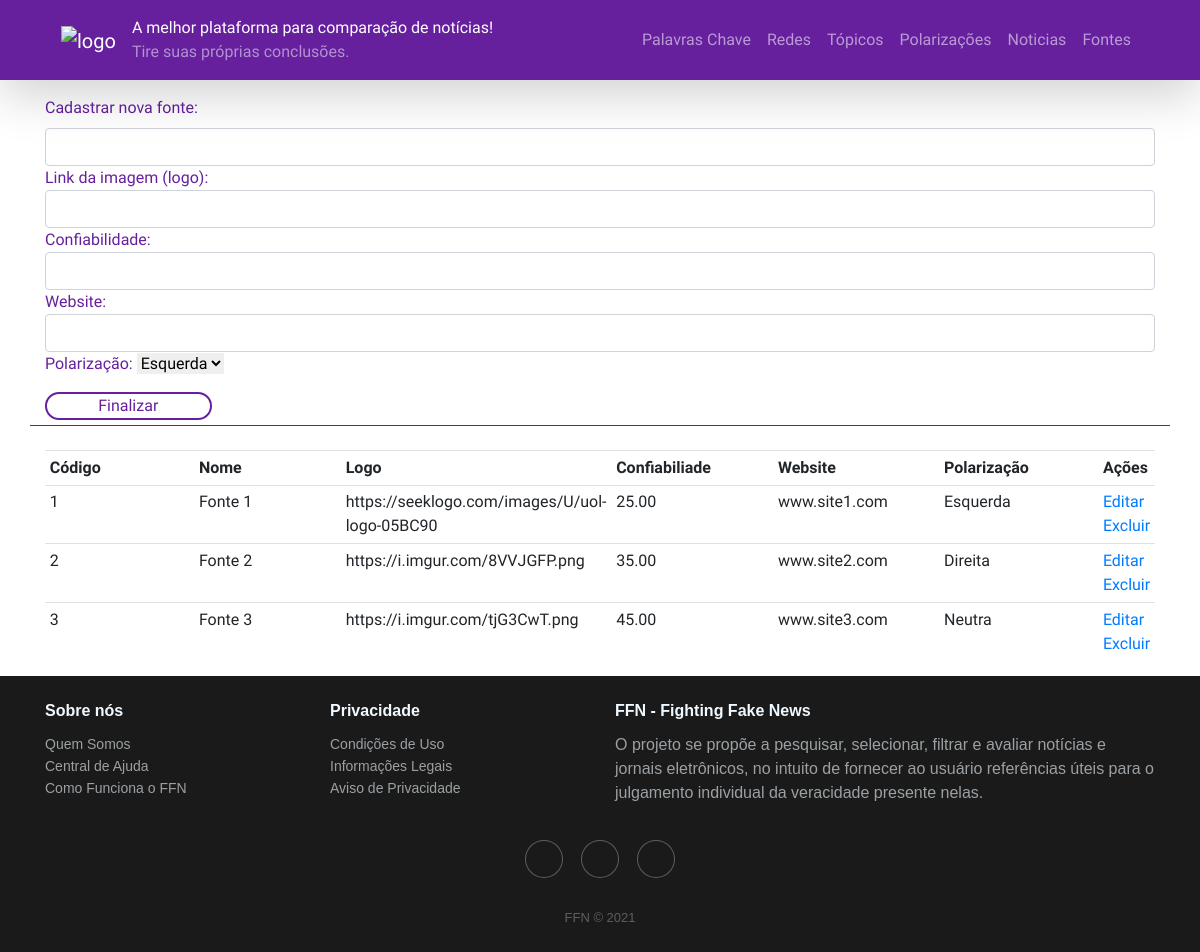
Page /CRUD/listafontes.php on the committed database.
### tables this page shows
create table tb_fontes(
	fon_codigo int auto_increment,
    fon_nome varchar(45) not null,
    fon_logo varchar(45),
    fon_confiabilidade decimal(4,2) not null,
    fon_website varchar(300),
    fon_pol_codigo int not null,
    constraint pk_fontes primary key(fon_codigo),
    constraint fk_pol_fon foreign key(fon_pol_codigo) references tb_polarizacoes(pol_codigo)
);

create table tb_polarizacoes(
	pol_codigo int auto_increment,
    pol_polarizacao varchar(45) not null,
    constraint pk_polarizacoes primary key(pol_codigo)
);

### CRUD/listafontes.php (the view, shortened to what this page needs)
<?php
include("../config.php");
$consulta = $conexao->query("select * from tb_fontes join tb_polarizacoes on fon_pol_codigo = pol_codigo order by fon_codigo");
$consulta3 = $conexao -> query("select * from tb_polarizacoes;");
?>
<!DOCTYPE html>
<html lang="pt-br">
  <head>
    <link
      rel="stylesheet"
      href="https://maxcdn.bootstrapcdn.com/bootstrap/4.0.0/css/bootstrap.min.css"
    />
    <link
      rel="stylesheet"
      href="https://cdnjs.cloudflare.com/ajax/libs/twitter-bootstrap/4.1.3/css/bootstrap.min.css"
    />
    <link
      rel="stylesheet"
      href="https://cdnjs.cloudflare.com/ajax/libs/ionicons/2.0.1/css/ionicons.min.css"
    />
    <link rel="stylesheet" href="../ffn-style.css" />
  </head>
  <body id="body-search-result">
    <header class= "sticky-top">
      <div class="shadow-lg rounded">
        <div class="container">
          <nav class="navbar navbar-expand-md navbar-dark">
          <a class="navbar-brand" href="../index.php">
              <img
                src="https://i.imgur.com/ZB9JOd9.png"
                alt="logo"
                width="125px"
                class="image-fluid"
              />
            </a>
            <div style="font-family: 'Libre Franklin', sans-serif;" class="navbar-slotext">
              <span class="navbar-text pb-0" style="color:white; font-weight: 460;"
                >A melhor plataforma para comparação&nbsp;de notícias!
              </span>
              <br>
              <span class="navbar-text pt-0" id="subslogan"
                >Tire suas próprias conclusões.
              </span>
            </div>
            <div class="collapse navbar-collapse" id="head-div">
              <div class="navbar-nav ml-auto">
              <a class="nav-item nav-link" href="lcpalavra.php">
                  Palavras Chave</a>
                <a class="nav-item nav-link" href="lcredes.php">
                  Redes
                </a>
                <a class="nav-item nav-link" href="lctemas.php">
                  Tópicos</a>
                <a class="nav-item nav-link" href="lcpolarizacao.php">
                  Polarizações</a>
                <a class="nav-item nav-link" href="listanoticias.php">
                  Noticias</a>
                <a class="nav-item nav-link" href="listafontes.php">
                  Fontes</a>
              </div>
            </div>
          </nav>
        </div>
      </div>
    </header>
    <div class="container mt-3" id="area-pesquisa"
      style="color: #66209e; border-bottom: 1px solid #66209e">
      <form class="form" action="?" method="POST" id="form-search">
        <div class="form-group">
          <label for="search">Cadastrar nova fonte:</label>
          <input
          type="text"
          name="nome"
          class="form-control"
          id="pesquisa"
          autofocus
          style="font-family: Libre Franklin;"/>
          Link da imagem (logo):<input type="text" name="logo" required class= "form-control" id= "pesquisa" style="font-family: Libre Franklin;">
          Confiabilidade: <input type="number" name="confiabilidade" required class= "form-control" id= "pesquisa" style="font-family: Libre Franklin;">
          Website:<input type="text" name="website" required class= "form-control" id= "pesquisa" style="font-family: Libre Franklin;">
          Polarização:
          <select name="polarizacao">
		    <?php while($resultado3 = $consulta3->fetch_assoc()) { ?>
			    <option value="<?php echo $resultado3['pol_codigo']?>"><?php echo $resultado3['pol_polarizacao']?></option>
		    <?php } ?>
		  </select>
    <br>
        </div>
          <div class="form-group" style="margin-bottom: 5px;">
            <input type="submit" value="Finalizar" id="enviar2" />
          </div>
        </div>
      <br>
    <div class="container">
      <table class="table table-sm">
        <tr class="instrucoes">
          <th class="col-xs-2 col-sm-2 col-md-2" scope="col">Código</th>
          <th class="col-xs-8 col-sm-8 col-md-2" scope="col">Nome</th>
          <th class="col-xs-8 col-sm-8 col-md-2" scope="col">Logo</th>
          <th class="col-xs-8 col-sm-8 col-md-2" scope="col">Confiabiliade</th>
          <th class="col-xs-8 col-sm-8 col-md-2" scope="col">Website</th>
          <th class="col-xs-8 col-sm-8 col-md-2" scope="col">Polarização</th>
          <th class="col-xs-8 col-sm-8 col-md-2" scope="col">Ações</th>
        </tr>
        <?php while($resultado = $consulta->fetch_assoc()){ ?>
            <tr class="result">
                <td><?php echo $resultado['fon_codigo']?></td>
                <td><?php echo $resultado['fon_nome']?></td>
                <td><?php echo $resultado['fon_logo']?></td>
                <td><?php echo $resultado['fon_confiabilidade']?></td>
                <td><?php echo $resultado['fon_website']?></td>
                <td><?php echo $resultado['pol_polarizacao']?></td>
                <td class="editar" >
                    <a href="editar_fonte.php?codigo=<?php echo $resultado['fon_codigo'];?>">Editar</a>
                    <a href="?excluir=<?php echo $resultado['fon_codigo'];?>">Excluir</a>
                </td>
            </tr>
        <?php } ?>
      </table>
    </div>
    <div class="footer-dark">
      <footer>
        <div class="container" style="font-family: sans-serif;">
          <div class="row">
            <div class="col-sm-6 col-md-3 item">
              <h3>Sobre nós</h3>
              <ul>
                <li><a href="#">Quem Somos</a></li>
                <li><a href="#">Central de Ajuda</a></li>
                <li><a href="#">Como Funciona o FFN</a></li>
              </ul>
            </div>
            <div class="col-sm-6 col-md-3 item">
              <h3>Privacidade</h3>
              <ul>
                <li><a href="#">Condições de Uso</a></li>
                <li><a href="#">Informações Legais</a></li>
                <li><a href="#">Aviso de Privacidade</a></li>
              </ul>
            </div>
            <div class="col-md-6 item text">
              <h3>FFN - Fighting Fake News</h3>
              <p>
                O projeto se propõe a pesquisar, selecionar, filtrar e avaliar
                notícias e jornais eletrônicos, no intuito de fornecer ao usuário
                referências úteis para o julgamento individual da veracidade presente nelas.
              </p>
            </div>
            <div class="col item social">
              <a href="#"><i class="icon ion-social-facebook"></i></a>
              <a href="#"><i class="icon ion-social-twitter"></i></a>
              <a href="#"><i class="icon ion-social-instagram"></i></a>
            </div>
          </div>
          <p class="copyright">
            FFN © 2021</p>
        </div>
      </footer>
    </div>
  </body>
</html>

### ffn-style.css (style rules this page uses)
* { margin: 0; padding: 0; border: 0; }
header { background-color: #66209e; }
#head-div a { font-weight: 460; color: rgba(255, 255, 255, 0.55); transition: .15s; }
body { font-family: 'Urbanist', sans-serif; }
#fomr-search, #area-pesquisa { margin-top: 15px; }
#enviar2 { border: 2px solid #66209e; border-radius: 30px; width: 15%; background: none; color: #66209e; }
.footer-dark { padding: 25px 0; color: #f0f9ff; background-color: #1a1a1a; }
.footer-dark h3 { margin-top: 0; margin-bottom: 12px; font-weight: bold; font-size: 16px; }
.footer-dark ul { padding: 0; list-style: none; line-height: 1.6; font-size: 14px; margin-bottom: 0; }
.footer-dark ul a { color: inherit; text-decoration: none; opacity: 0.6; }
p.copyright { margin: 0; padding: 0; }
.footer-dark .item.text { margin-bottom: 36px; }
.footer-dark .item.text p { opacity: 0.6; margin-bottom: 0; }
.footer-dark .item.social { text-align: center; }
.footer-dark .item.social > a { font-size: 20px; width: 36px; height: 36px; line-height: 36px; display: inline-block; text-align: center; border-radius: 50%; box-shadow: 0 0 0 1px rgba(255, 255, 255, 0.4); margin: 0 8px; color: #fff; opacity: 0.75; }
.footer-dark .copyright { text-align: center; padding-top: 24px; opacity: 0.3; font-size: 13px; margin-bottom: 0; }

### rows in the picture
tb_fontes: fon_codigo "1", fon_nome "Fonte 1", fon_logo "https://seeklogo.com/images/U/uol-logo-05BC90", fon_confiabilidade "25.00", fon_website "www.site1.com", fon_pol_codigo.pol_polarizacao "Esquerda"
tb_fontes: fon_codigo "2", fon_nome "Fonte 2", fon_logo "https://i.imgur.com/8VVJGFP.png", fon_confiabilidade "35.00", fon_website "www.site2.com", fon_pol_codigo.pol_polarizacao "Direita"
tb_fontes: fon_codigo "3", fon_nome "Fonte 3", fon_logo "https://i.imgur.com/tjG3CwT.png", fon_confiabilidade "45.00", fon_website "www.site3.com", fon_pol_codigo.pol_polarizacao "Neutra"

### other values in the picture
form field polarizacao "Esquerda"
